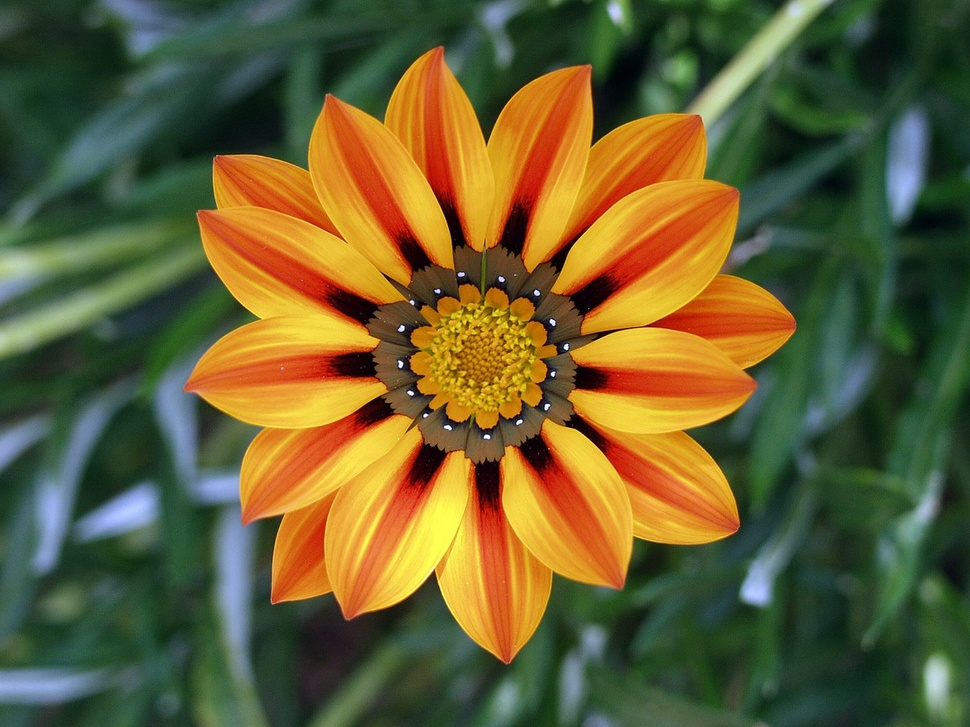
%> input picture cviko1/image.jpg, 970 x 727 px, shrunk from 1280 x 960 before the run
$ octave cviko1.m   (GNU Octave 9; MATLAB toolbox functions it lacks are replaced by stand-ins)
%> lines starting %> are read from the running program, lines starting %| are printed output that depends on the picture; in (x1, y1, x2, y2) boxes, pixels count from 0 and x2, y2 are one past the last pixel; in counts of white or black regions, pixels touching at a corner belong together; the program's own positions count from 1
A = imread('image.jpg');
%> A is the input picture: size 727x970x3 uint8; mean R, G, B 102.7, 94.9, 50.9

R = A(:,:,1);
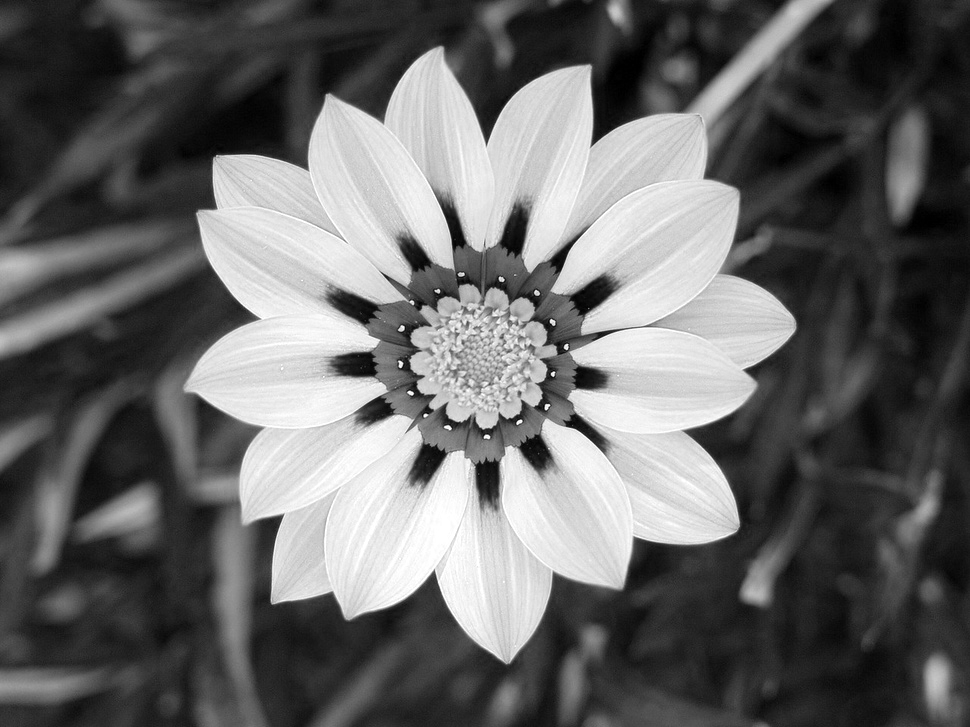
%> R: size 727x970 uint8; min 0, max 255, mean 102.7
B = A(:,:,2);
G = A(:,:,3);
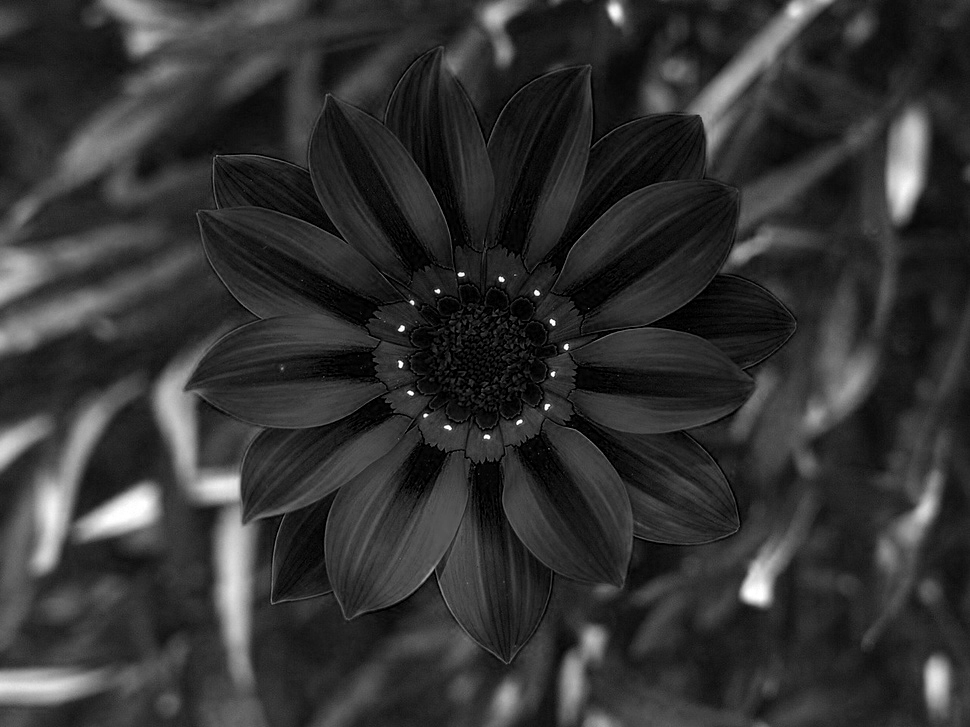
%> G: size 727x970 uint8; min 0, max 255, mean 50.9

%%

B = zeros (256,256,3)* 0.8;
 imshow(B);

%%
% [44 lines of commented-out code are left out]
%% Falesne barvy pana Tesare
Z = zeros(size(A));

RR = cat(3,R,Z,Z)
imshow(RR);
%> (this line was passed over: imshow is not available in this run)

GG = A;
GG(:,:,[1,3]) = 0;
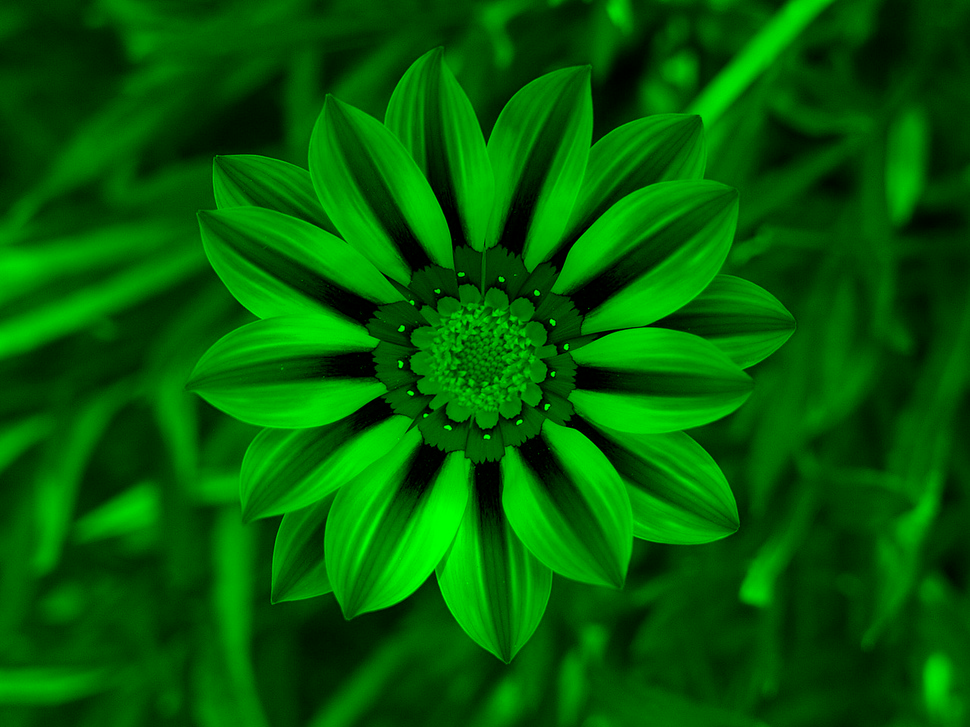
%> GG: size 727x970x3 uint8; mean R, G, B 0, 94.9, 0
imshow(GG)

BB = A;
BB(1:end,:,1:2) = 0;
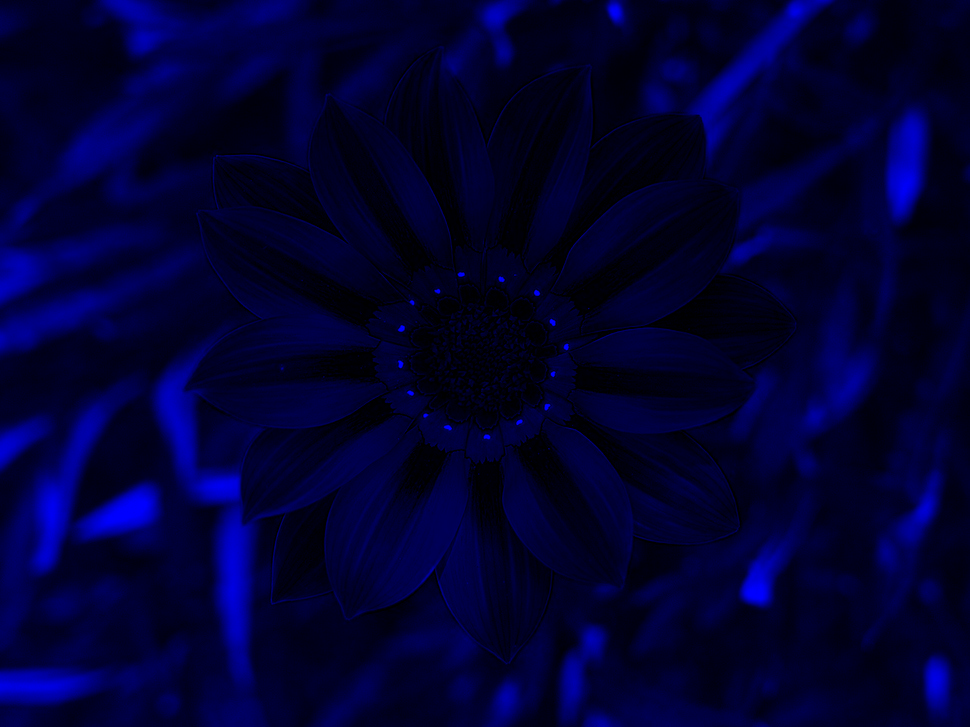
%> BB: size 727x970x3 uint8; mean R, G, B 0, 0, 50.9
imshow(BB);

%%

Ag = rgb2gray(A);
imshow(Ag);

%%
Ag_mean = mean(A,3);
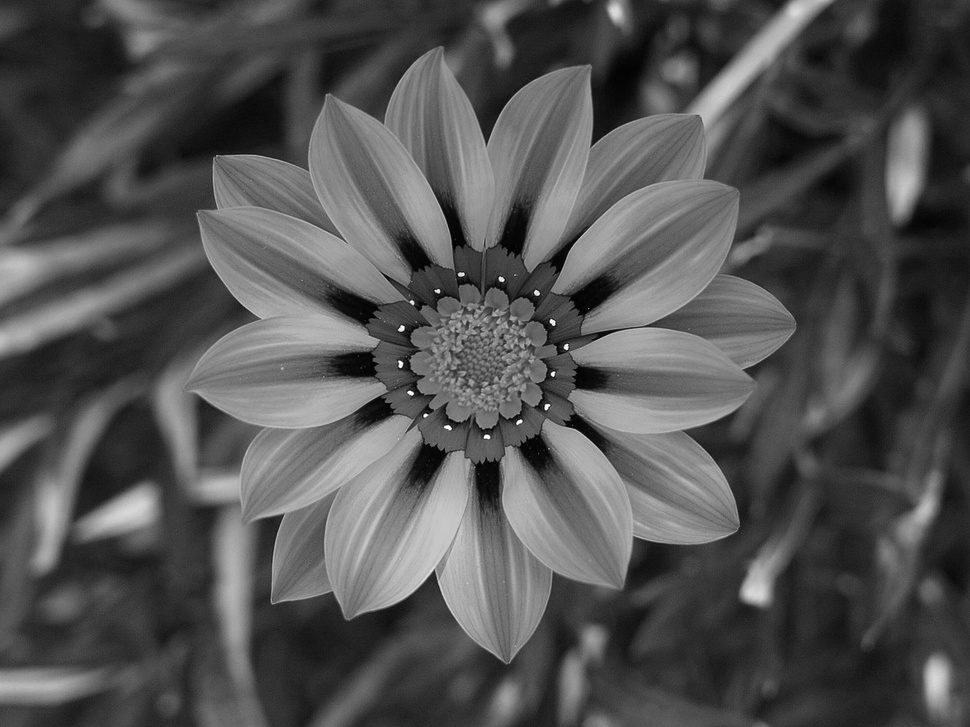
%> Ag_mean: size 727x970 double; min 1, max 254.3, mean 82.8
subplot 122
imshow(Ag_mean);
%%
for v = 0.0:0.1:1.0
    Ab = imbinarize(Ag, v);
    imshow(Ab);
    pause(0.2);
end
%> this loop made 11 passes
%> pass 3, `Ab = imbinarize(Ag, v);`:
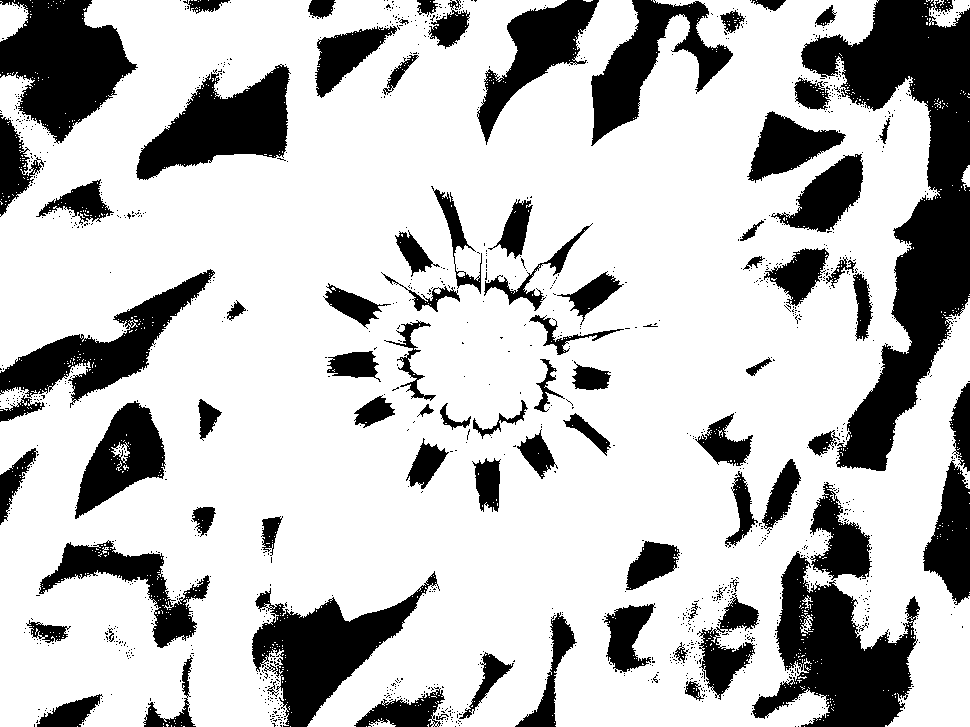
%> Ab: size 727x970 logical; 75.2% white; 1305 black regions (1222 under 20 px), largest, box (x1, y1, x2, y2) and area: (801, 0, 970, 471) 30701, (752, 551, 920, 727) 14206, (0, 0, 138, 144) 11700


%%
